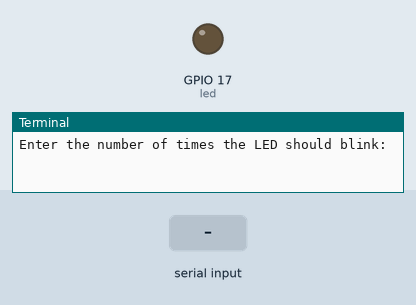
Simulated run of this program. Board: Raspberry Pi (BCM pin numbers). On the bench: output pins drawn as LEDs (lit = HIGH), the last lines printed to the terminal. Dashed ring = blinking. The test bench sets the inputs (shaded band). At 11.3 s the program stops and its outputs stay as they are.

Above: at 1.2 s.
1.3 s: "5" typed at the terminal, then Enter
At 2.1 s:
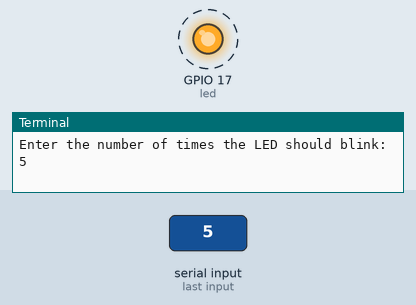
Timing chart, 0 to 11.8 s (numbered marks = the images above; inputs shaded):
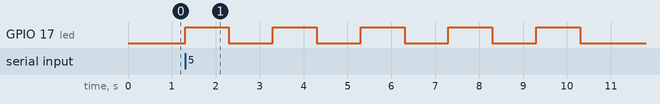

The program:

main.py
```python
from gpiozero import LED
from time import sleep

led = LED(17)
blink_count = int(input("Enter the number of times the LED should blink:"))

while blink_count > 0:
    led.on()
    sleep(1)
    led.off()
    sleep(1)
    blink_count -=1
print("Blinking completed!")
```

Measured:
- after the input at 1.3 s, GPIO 17 (led): alternates HIGH for 1.0 s and LOW for 1.0 s, starting at once
